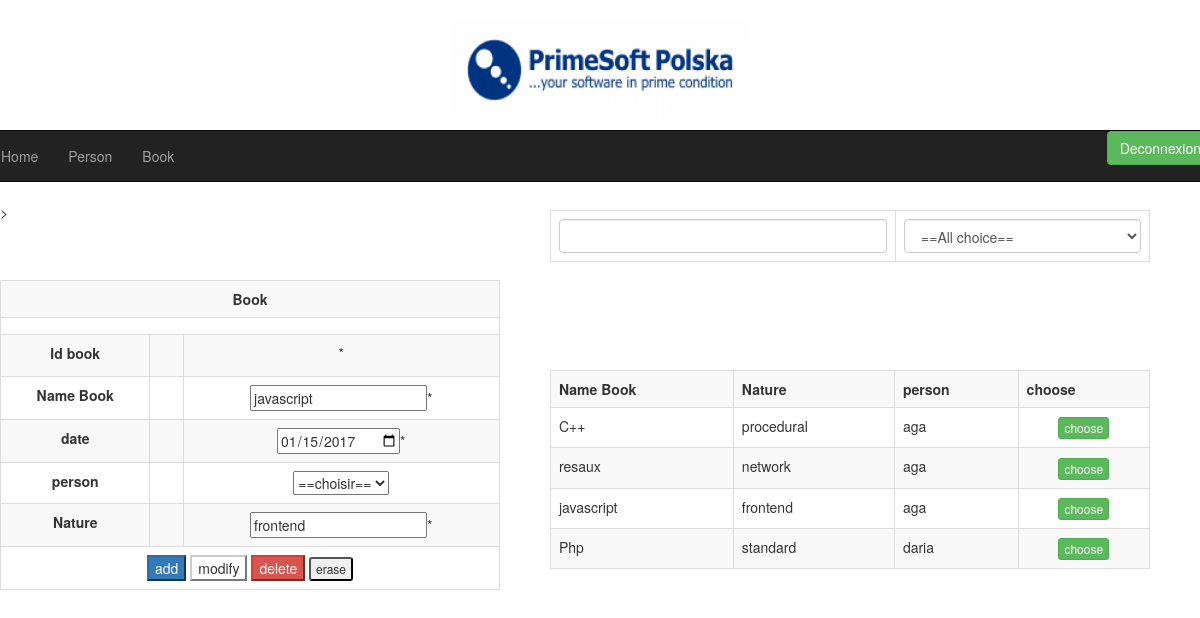
The page /borrow/book.php?code=6 on the database its author committed.
### tables this page shows
CREATE TABLE IF NOT EXISTS book (
  id_book int(11) NOT NULL AUTO_INCREMENT,
  date date NOT NULL,
  name_book varchar(50) NOT NULL,
  nature varchar(50) NOT NULL,
  utilisateur int(11) NOT NULL,
  etat int(11) NOT NULL DEFAULT 1,
  PRIMARY KEY (id_book),
  KEY fk_utilisateur (utilisateur)
);

CREATE TABLE IF NOT EXISTS person (
  id_use int(11) NOT NULL AUTO_INCREMENT,
  name varchar(50) DEFAULT NULL,
  surname varchar(50) DEFAULT NULL,
  status varchar(50) NOT NULL,
  telephone varchar(50) NOT NULL,
  etat int(11) NOT NULL DEFAULT 1,
  PRIMARY KEY (id_use)
);

### borrow/book.php (the view, shortened to what this page needs)
<?php include('header.php')?>
<div class='formulaire'>
<form method="post" action="<?php echo $_SERVER['PHP_SELF']; ?>"  align="center"><br/>
				 <table class="table table-bordered table-striped">
				 	<tr>
				 		<td colspan='3'><b> Book </b></td>
				 	</tr><br/>
					<?php
					echo"<tr><td colspan =\"3\">";
					echo"</td></tr>";
					if(isset($_GET['code']))
					{
					$a='select * from book where id_book='.$_GET['code'];
					$s= mysql_query($a) or die();
					$rows1=mysql_fetch_array($s);}
					?>
					<tr>
				 		<td><label for="id_book"><b>Id book<b/></label></td>
				 		<td>&nbsp;</td>
				 		<td><input type="hidden" name="id_book" id="id_book" <?php if(isset($_GET['code'])) echo 'value="'.$rows1['id_book'].'"'; else echo 'value=""' ?>;/>*</td>
				 	</tr>
					<tr>
				 		<td><label for="lib"><b>Name Book<b/></label></td>
				 		<td>&nbsp;</td>
				 		<td><input type="text" name="lib" id="lib" <?php if(isset($_GET['code'])) echo 'value="'.$rows1['name_book'].'"'; else echo 'value=""' ?>;/>*</td>
				 	</tr>
					<tr>
				 		<td><label for="date"><b>date<b/></label></td>
				 		<td>&nbsp;</td>
				 		<td><input type="date" name="date" id="date"  <?php if(isset($_GET['code'])) echo 'value="'.$rows1['date'].'"'; else echo 'value=""' ?>/>*</td>
				 	</tr>
					<tr>
					<td><b>person<b/></td>
					<td>&nbsp;</td>
					<td> <select name='utilisateur'>
						<option value='' selected='selected'>==choisir==</option>
						</select>
					</td>
					</tr>
					 <br/> <br/>
					<tr>
				 		<td><label for="nature"><b>Nature <b/></label></td>
				 		<td>&nbsp;</td>
				 		<td><input type="text" name="nature" id="nature"  <?php if(isset($_GET['code'])) echo 'value="'.$rows1['nature'].'"'; else echo 'value=""' ?>/>*</td>
				 	</tr>
				 	<tr>
				 		<td colspan="3"><input type="submit" name="send" class='btn-primary' value="add" onclick="return validerformulaire();"/>
                        <input type="submit" name="modify" class='btn-default' value="modify"/>
                         <input type="submit" name="delete" class='btn-danger' value="delete"/>
						 <input type="reset" name="cancel" class='btn-xs' value="erase"/></td>
				 	</tr>
				 </table>
			 </form>
		</div>
		<?php
	$sql2="select * from book,person where book.utilisateur=id_use and book.etat=1";
	$reccord_sql2=@mysql_query($sql2);
	$nb=@mysql_num_rows($reccord_sql2);
	if($nb>0)
	{
		$rows=mysql_fetch_array($reccord_sql2);
?>
<div class='liste'>
						<table class="table table-bordered table-striped">
						<tr>
							<th>Name Book</th>
							<th>Nature</th>
							<th>person</th>
							<th>choose</th>
						</tr>
						<?php
						do{ ?>
							<tr bgcolor="white">
								<td><?php echo $rows['name_book']; ?></td>
								<td><?php echo $rows['nature']; ?></td>
								<td><?php echo $rows['name']; ?></td>
								<td align="center"><a href="book.php?code=<?php echo $rows['id_book'];?>"<button type='button' class='btn btn-success btn-xs'>choose</button></a></td>
							</tr>
						<?php }while($rows=mysql_fetch_array($reccord_sql2)); ?>
					</table>
					<?php
				}else{
					echo"Not table save
					";
				}
				?>
    </div>
	 <div class='recherche'>
			<br/><br/>
			<form>
				<table class="table table-bordered">
					<tr>
						<td>
							<input type="text" class="form-control" id="rech1"/>
						</td>
						<td>
						<select class='form-control'>
						<option value='6' select='selected'>==All choice==</option>
						</select>
						</td>
					</tr>
				</table>
			</form>
</div>
>

### borrow/style.css (style rules this page uses)
.formulaire { position:absolute; width:500px; height:400px; top:200px; }
.liste { position:absolute; width:600px; height:400px; left:550px; top:350px; overflow:auto; }
.recherche { position:absolute; width:600px; height:100px; left:550px; top:150px; }

### rows shown on the page
book: lib "javascript", date "01/15/2017", nature "frontend", name_book "javascript", person.name "aga"
book: name_book "C++", nature "procedural", person.name "aga"
book: name_book "resaux", nature "network", person.name "aga"
book: name_book "Php", nature "standard", person.name "daria"
